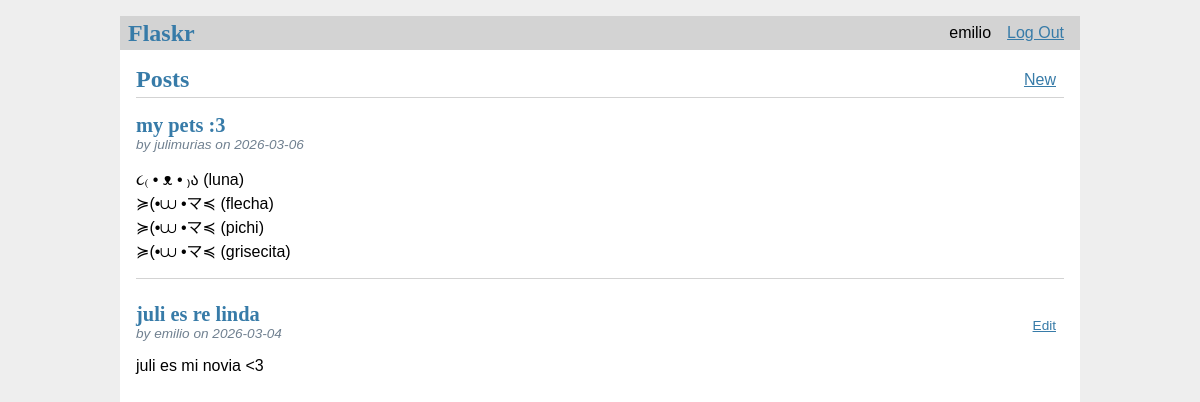
Page / (signed in) on the committed database.
### tables this page shows
CREATE TABLE user (
    id INTEGER PRIMARY KEY AUTOINCREMENT,
    username TEXT UNIQUE NOT NULL,
    password TEXT NOT NULL
);

CREATE TABLE post (
    id INTEGER PRIMARY KEY AUTOINCREMENT,
    author_id INTEGER NOT NULL,
    created TIMESTAMP NOT NULL DEFAULT CURRENT_TIMESTAMP,
    title TEXT NOT NULL,
    body TEXT NOR NULL,
    FOREIGN KEY (author_id) REFERENCES user (id)
);

### flaskr/blog.py (the view)
@bp.route('/') # Since there's no methods=, flask defaults to methods = ['GET'].
def index():
    db = get_db()
    posts = db.execute (
        'SELECT p.id, title, body, created, author_id, username '
        'FROM post p JOIN user u ON p.author_id = u.id '
        'ORDER BY created DESC'
    ).fetchall()
    return render_template('blog/index.html', posts=posts) # posts=posts. Left side -> var name in the template, right side -> python var. It means that inside index.html, there will be a ver called posts

### flaskr/auth.py (called while the page is built)
@bp.before_app_request
def load_logged_in_user(): # Checks if a user is stored in the session and gets that user's data from the db, storing it on g.user, which lasts for the length of the request.
    user_id = session.get('user_id')
    if user_id is None: # If there is no user id, or if the id doesn't exist, g.user will be None.
        g.user = None
    else:
        g.user = get_db().execute(
            'SELECT * FROM user WHERE id = ?', (user_id,)
        ).fetchone()

### flaskr/db.py (called while the page is built)
def get_db():
    if 'db' not in g: # Checks whether a db connection is already stored in g.
        g.db = sqlite3.connect( # Establishes a connection to the file pointed by the DATABASE configuration key. This file doesn't exist yer, and won't until you initialize the db later.
            current_app.config['DATABASE'], # Gets the path to the database file from Flask config.
            detect_types=sqlite3.PARSE_DECLTYPES # Automatically convert database types (like timestamps) into proper Python types (like datetime objects).Without this, everything would come back as strings.
        )
        g.db.row_factory = sqlite3.Row # tells the connection to return rows that behave like dicts. This allows accessing the columns by name.
    return g.db # Returns the database connection (either newly created or already existing).

### flaskr/templates/blog/index.html
{% extends 'base.html' %}
{% block header %}
  <h1>{% block title %} Posts{% endblock %}</h1>
  {% if g.user %}
    <a class="action" href="{{ url_for('blog.create') }}">New</a>
  {% endif %}
{% endblock %}
{% block content %}
  {% for post in posts %}
    <article class="post">
        <header>
            <div>
                <h1>{{ post['title'] }}</h1>
                <div class="about">by {{ post['username'] }} on {{ post['created'].strftime('%Y-%m-%d') }}</div>
            </div>
            {% if g.user and g.user['id'] == post['author_id'] %}
              <a class="action" href="{{ url_for('blog.update', id=post['id']) }}">Edit</a>
            {% endif %}
        </header>
        <p class="body">{{ post['body'] }}</p>
    </article>
    {% if not loop.last %}
      <hr>
    {% endif %}
  {% endfor %}
{% endblock %}

### flaskr/templates/base.html (shortened to what this page needs)
<!doctype html>
<link rel="stylesheet" href="{{ url_for('static', filename='style.css') }}">
<nav>
    <h1>Flaskr</h1>
    <ul>
        {% if g.user %}
            <li>
                <span>{{ g.user['username'] }}</span>
            </li>
            <li>
                <a href="{{ url_for('auth.logout') }}">Log Out</a>
            </li>
        {% endif %}
    </ul>
</nav>
<section class="content">
    <header>
        {% block header %}{% endblock %}
    </header>
    {% block content %}{% endblock %}
</section>

### flaskr/static/style.css (style rules this page uses)
h1, h2, h3, h4, h5, h6 { font-family: serif; color: #377ba8; margin: 1rem 0; }
a { color: #377ba8; }
hr { border: none; border-top: 1px solid lightgray; }
nav { background: lightgray; display: flex; align-items: center; padding: 0 0.5rem; }
nav h1 { flex: auto; margin: 0; }
nav ul { display: flex; list-style: none; margin: 0; padding: 0; }
nav ul li a, nav ul li span, header .action { display: block; padding: 0.5rem; }
.content { padding: 0 1rem 1rem; }
.content > header { border-bottom: 1px solid lightgray; display: flex; align-items: flex-end; }
.content > header h1 { flex: auto; margin: 1rem 0 0.25rem 0; }
.post > header { display: flex; align-items: flex-end; font-size: 0.85em; }
.post > header > div:first-of-type { flex: auto; }
.post > header h1 { font-size: 1.5em; margin-bottom: 0; }
.post .about { color: slategray; font-style: italic; }
.post .body { white-space: pre-line; }
.content:last-child { margin-bottom: 0; }

### rows in the picture
user: user.username "emilio"
post: title "my pets :3", username "julimurias", created "2026-03-06", body "૮₍ • ᴥ • ₎ა (luna) ≽(•⩊ •マ≼ (flecha) ≽(•⩊ •マ≼ (pichi) ≽(•⩊ •マ≼ (grisecita)"
post: title "juli es re linda", username "emilio", created "2026-03-04", body "juli es mi novia <3"
